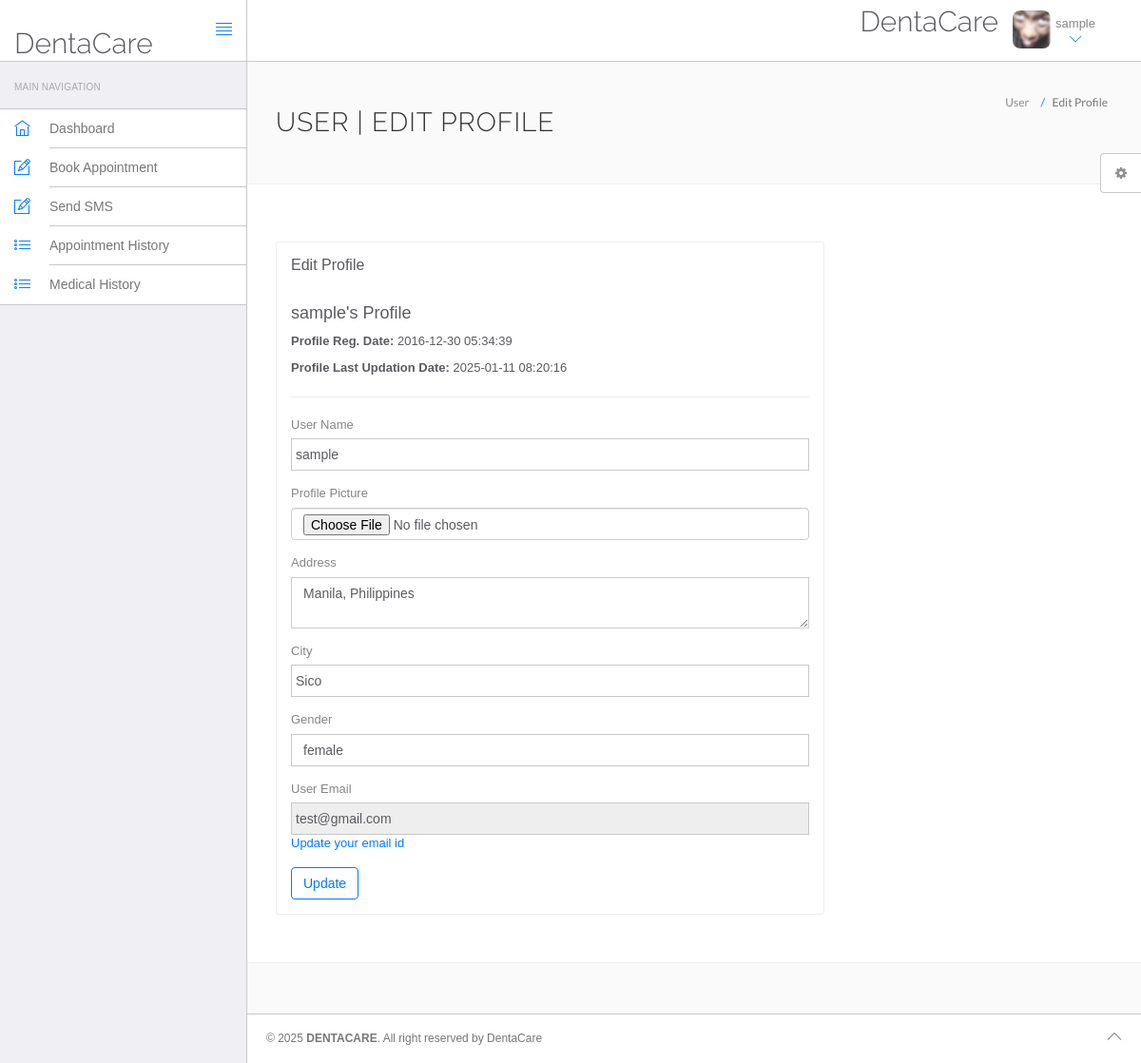
The page /hms/edit-profile.php (signed in) on the database its author committed.
### tables this page shows
CREATE TABLE `users` (
  `id` int(11) NOT NULL,
  `fullName` varchar(255) DEFAULT NULL,
  `address` longtext DEFAULT NULL,
  `city` varchar(255) DEFAULT NULL,
  `province` varchar(255) DEFAULT NULL,
  `gender` varchar(255) DEFAULT NULL,
  `email` varchar(255) DEFAULT NULL,
  `password` varchar(255) DEFAULT NULL,
  `regDate` timestamp NULL DEFAULT current_timestamp(),
  `updationDate` timestamp NULL DEFAULT NULL ON UPDATE current_timestamp(),
  `role` enum('user') NOT NULL DEFAULT 'user',
  `profile_picture` varchar(255) DEFAULT NULL
);

### hms/edit-profile.php (the view, shortened to what this page needs)
<?php
include('include/config.php');
?>
<!DOCTYPE html>
<html lang="en">
<head>
    <link rel="stylesheet" href="vendor/bootstrap/css/bootstrap.min.css">
    <link rel="stylesheet" href="vendor/fontawesome/css/font-awesome.min.css">
    <link rel="stylesheet" href="vendor/themify-icons/themify-icons.min.css">
    <link href="vendor/animate.css/animate.min.css" rel="stylesheet" media="screen">
    <link href="vendor/perfect-scrollbar/perfect-scrollbar.min.css" rel="stylesheet" media="screen">
    <link href="vendor/switchery/switchery.min.css" rel="stylesheet" media="screen">
    <link href="vendor/bootstrap-touchspin/jquery.bootstrap-touchspin.min.css" rel="stylesheet" media="screen">
    <link href="vendor/select2/select2.min.css" rel="stylesheet" media="screen">
    <link href="vendor/bootstrap-datepicker/bootstrap-datepicker3.standalone.min.css" rel="stylesheet" media="screen">
    <link href="vendor/bootstrap-timepicker/bootstrap-timepicker.min.css" rel="stylesheet" media="screen">
    <link rel="stylesheet" href="assets/css/styles.css">
    <link rel="stylesheet" href="assets/css/plugins.css">
    <link rel="stylesheet" href="assets/css/themes/theme-1.css" id="skin_color" />
	<link rel="stylesheet" href="https://cdn.jsdelivr.net/npm/sweetalert2@11/dist/sweetalert2.min.css">
</head>
<body>
    <div id="app">   <?php include('include/footer.php');?>
        <?php include('include/sidebar.php');?>
        <div class="app-content">
            <?php include('include/header.php');?>
            <div class="main-content">
                <div class="wrap-content container" id="container">
                    <section id="page-title">
                        <div class="row">
                            <div class="col-sm-8">
                                <h1 class="mainTitle">User | Edit Profile</h1>
                            </div>
                            <ol class="breadcrumb">
                                <li>
                                    <span>User </span>
                                </li>
                                <li class="active">
                                    <span>Edit Profile</span>
                                </li>
                            </ol>
                        </div>
                    </section>
                    <div class="container-fluid container-fullw bg-white">
                        <div class="row">
                            <div class="col-md-12">
                                <div class="row margin-top-30">
                                    <div class="col-lg-8 col-md-12">
                                        <div class="panel panel-white">
                                            <div class="panel-heading">
                                                <h5 class="panel-title">Edit Profile</h5>
                                            </div>
                                            <div class="panel-body">
                                                <?php
                                                $sql = mysqli_query($con, "SELECT * FROM users WHERE id='" . $_SESSION['id'] . "'");
                                                while ($data = mysqli_fetch_array($sql)) {
                                                ?>
                                                <h4><?php echo htmlentities($data['fullName']);?>'s Profile</h4>
                                                <p><b>Profile Reg. Date: </b><?php echo htmlentities($data['regDate']);?></p>
                                                <?php if ($data['updationDate']) {?>
                                                    <p><b>Profile Last Updation Date: </b><?php echo htmlentities($data['updationDate']);?></p>
                                                <?php } ?>
                                                <hr />
                                                <form role="form" name="edit" method="post" enctype="multipart/form-data">
                                                    <div class="form-group">
                                                        <label for="fname">User Name</label>
                                                        <input type="text" name="fname" class="form-control" value="<?php echo htmlentities($data['fullName']);?>">
                                                    </div>
                                                    <div class="form-group">
                                                        <label for="profile_picture">Profile Picture</label>
                                                        <input type="file" name="profile_picture" class="form-control" accept="image/*">
                                                    </div>
                                                    <div class="form-group">
                                                        <label for="address">Address</label>
                                                        <textarea name="address" class="form-control"><?php echo htmlentities($data['address']);?></textarea>
                                                    </div>
                                                    <div class="form-group">
                                                        <label for="city">City</label>
                                                        <input type="text" name="city" class="form-control" required="required" value="<?php echo htmlentities($data['city']);?>">
                                                    </div>
                                                    <div class="form-group">
                                                        <label for="gender">Gender</label>
                                                        <select name="gender" class="form-control" required="required">
                                                            <option value="<?php echo htmlentities($data['gender']);?>"><?php echo htmlentities($data['gender']);?></option>
                                                        </select>
                                                    </div>
                                                    <div class="form-group">
                                                        <label for="fess">User Email</label>
                                                        <input type="email" name="uemail" class="form-control" readonly="readonly" value="<?php echo htmlentities($data['email']);?>">
                                                        <a href="change-emaild.php">Update your email id</a>
                                                    </div>
                                                    <button type="submit" name="submit" class="btn btn-o btn-primary">Update</button>
                                                </form>
                                                <?php } ?>
                                            </div>
                                        </div>
                                    </div>
                                </div>
                            </div>
                        </div>
                    </div>
                </div>
            </div>
            <?php include('include/footer.php');?>
            <?php include('include/setting.php');?>
        </div>
    </div>
</body>
</html>

### hms/include/header.php (shortened to what this page needs)
<header class="navbar navbar-default navbar-static-top">
					<div class="navbar-header">
						<a class="navbar-brand" href="#">
							<h2 style="padding-top:20% ">DentaCare</h2>
						</a>
						<a href="#" class="sidebar-toggler pull-right visible-md visible-lg" data-toggle-class="app-sidebar-closed" data-toggle-target="#app">
							<i class="ti-align-justify"></i>
						</a>
					</div>
					<div class="navbar-collapse collapse">
						<ul class="nav navbar-right">
								<li  style="padding-top:2% ">
								<h2>DentaCare</h2>
							</li>
							<li class="dropdown current-user">
    <a href class="dropdown-toggle" data-toggle="dropdown">
        <?php
        $query = mysqli_query($con, "SELECT fullName, profile_picture FROM users WHERE id='" . $_SESSION['id'] . "'");
        $row = mysqli_fetch_array($query);
        $profilePicture = !empty($row['profile_picture']) ? $row['profile_picture'] : 'assets/images/default.jpg';
        ?>
        <img src="<?php echo $profilePicture; ?>" style="width:40px; height:40px;"> <span class="username">
            <?php echo $row['fullName']; ?> <i class="ti-angle-down"></i></span>
    </a>
</li>
						</ul>
					</div>
				</header>

### hms/assets/css/themes/theme-1.css (style rules this page uses)
body { background: #FAFAFA; }
header .navbar-header { background: #ffffff !important; border-right-color: #c8c7cc !important; border-bottom-color: #c8c7cc !important; }
header .navbar-header .sidebar-toggler, header .navbar-header .sidebar-mobile-toggler { color: #007aff !important; }
header .navbar-header .navbar-brand { color: #777 !important; }
header .navbar-collapse { background: #ffffff !important; border-bottom-color: #c8c7cc !important; box-shadow: none !important; }
header .navbar-collapse .navbar-right > li > a { color: #777; }
header .navbar-collapse .navbar-right > li > a i { color: #007aff !important; }

### rows shown on the page
users: profile_picture (picture), fullName "sample", regDate "2016-12-30 05:34:39", updationDate "2025-01-11 08:20:16", fname "sample", address "Manila, Philippines", city "Sico", gender "female", uemail "test@gmail.com"
